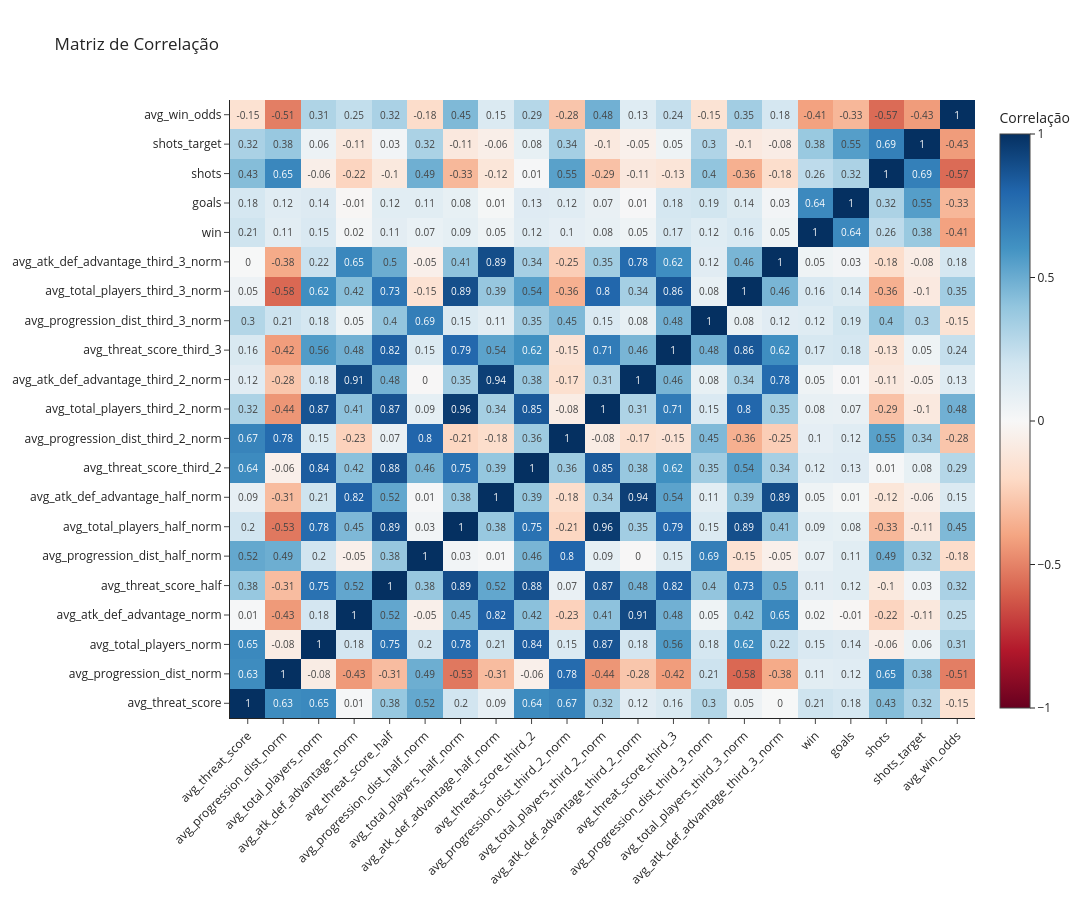
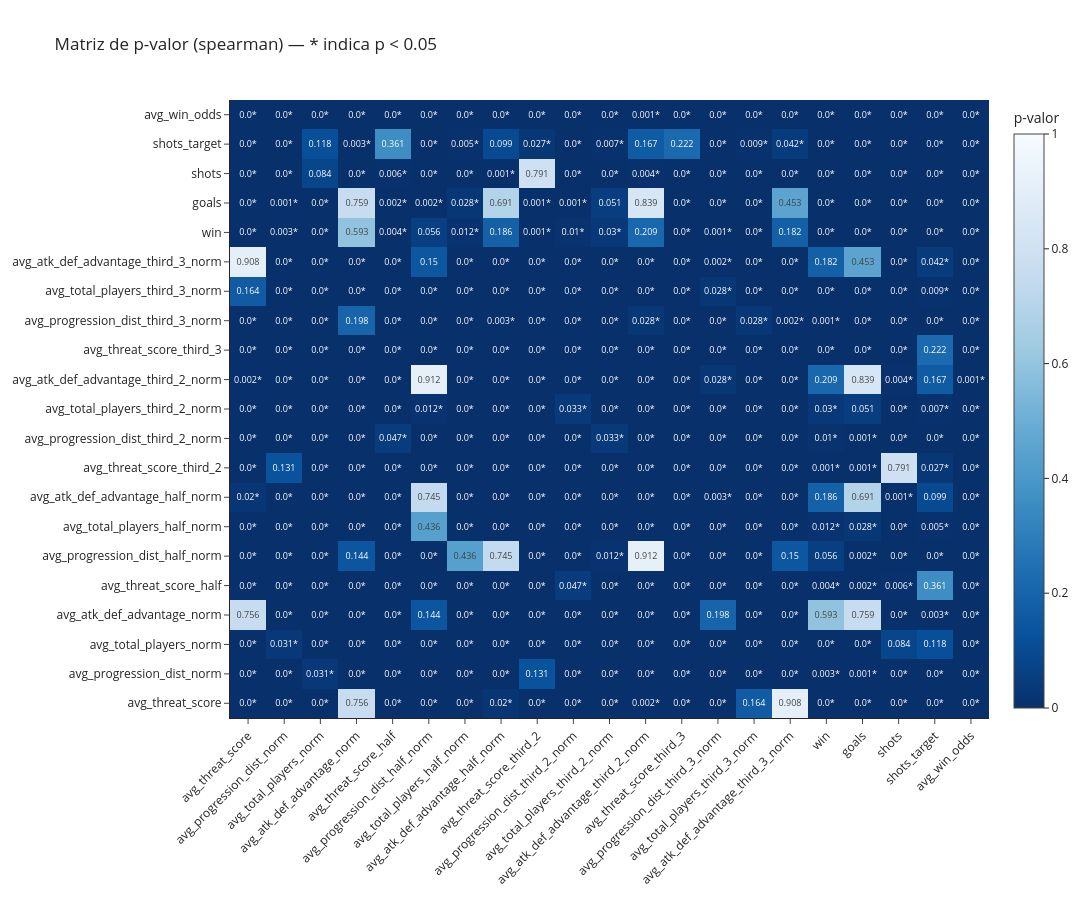

Here is the notebook cell these charts were saved with, in order:
### Markdown cell above
### 2.1. Por Time-Partida

### Code cell
group_cols = [
    "gameId",
    "competitionName",
    "season",
    "date",
    "homeTeamName",
    "opponentTeamName",
    "homeTeam"
]

# zonas do campo consideradas nas colunas geradas no target_engineering
zone_suffixes = ['', '_half', '_third_2', '_third_3']

agg_cols = []
for suffix in zone_suffixes:
    agg_cols += [
        f"threat_score{suffix}",
        f"progression_dist{suffix}_norm",
        f"total_players{suffix}_norm",
        f"atk_def_advantage{suffix}_norm"
    ]

avg_cols, df_agg = build_aggregated_df(
    df=df_threat,
    group_cols=group_cols,
    agg_cols=agg_cols,
    agg_func=F.mean,
    agg_prefix="avg"
)

df_agg = join_match_stats(
    df_agg,
    df_pl_match_stats_22_23_filtrado_mapped
)

df_team_match = (
    build_side_df(df_agg, True, avg_cols)
    .unionByName(
        build_side_df(df_agg, False, avg_cols)
    )
)

corr_cols = (
    df_team_match
    .drop(*(group_cols + ["teamName"]))
    .columns
)

df_team_match.show(5)

plot_correlation_heatmap(df_team_match, corr_cols)
plot_pvalue_heatmap(df_team_match, corr_cols)

### Figure 1 — Plotly figure (JSON) as saved in the notebook; plotly's stock layout.template omitted (floating-point values rounded to 4 significant figures; data arrays with more than 128 entries replaced by an {"elided": "..."} marker saying what was removed)
{"data": [{"colorbar": {"title": {"text": "Correlação"}}, "colorscale": [[0, "rgb(103,0,31)"], [0.1, "rgb(178,24,43)"], [0.2, "rgb(214,96,77)"], [0.3, "rgb(244,165,130)"], [0.4, "rgb(253,219,199)"], [0.5, "rgb(247,247,247)"], [0.6, "rgb(209,229,240)"], [0.7, "rgb(146,197,222)"], [0.8, "rgb(67,147,195)"], [0.9, "rgb(33,102,172)"], [1, "rgb(5,48,97)"]], "text": {"elided": "21x21 float values"}, "texttemplate": "%{text}", "type": "heatmap", "x": ["avg_threat_score", "avg_progression_dist_norm", "avg_total_players_norm", "avg_atk_def_advantage_norm", "avg_threat_score_half", "avg_progression_dist_half_norm", "avg_total_players_half_norm", "avg_atk_def_advantage_half_norm", "avg_threat_score_third_2", "avg_progression_dist_third_2_norm", "avg_total_players_third_2_norm", "avg_atk_def_advantage_third_2_norm", "avg_threat_score_third_3", "avg_progression_dist_third_3_norm", "avg_total_players_third_3_norm", "avg_atk_def_advantage_third_3_norm", "win", "goals", "shots", "shots_target", "avg_win_odds"], "y": ["avg_threat_score", "avg_progression_dist_norm", "avg_total_players_norm", "avg_atk_def_advantage_norm", "avg_threat_score_half", "avg_progression_dist_half_norm", "avg_total_players_half_norm", "avg_atk_def_advantage_half_norm", "avg_threat_score_third_2", "avg_progression_dist_third_2_norm", "avg_total_players_third_2_norm", "avg_atk_def_advantage_third_2_norm", "avg_threat_score_third_3", "avg_progression_dist_third_3_norm", "avg_total_players_third_3_norm", "avg_atk_def_advantage_third_3_norm", "win", "goals", "shots", "shots_target", "avg_win_odds"], "z": {"elided": "21x21 float values"}, "zmax": 1, "zmin": -1}], "layout": {"height": 900, "title": {"text": "Matriz de Correlação"}, "width": 1500, "xaxis": {"tickangle": -45}}}

### Figure 2 — Plotly figure (JSON) as saved in the notebook; plotly's stock layout.template omitted (floating-point values rounded to 4 significant figures; data arrays with more than 128 entries replaced by an {"elided": "..."} marker saying what was removed)
{"data": [{"colorbar": {"title": {"text": "p-valor"}}, "colorscale": [[0, "rgb(247,251,255)"], [0.125, "rgb(222,235,247)"], [0.25, "rgb(198,219,239)"], [0.375, "rgb(158,202,225)"], [0.5, "rgb(107,174,214)"], [0.625, "rgb(66,146,198)"], [0.75, "rgb(33,113,181)"], [0.875, "rgb(8,81,156)"], [1, "rgb(8,48,107)"]], "reversescale": true, "text": {"elided": "21x21 str values"}, "texttemplate": "%{text}", "type": "heatmap", "x": ["avg_threat_score", "avg_progression_dist_norm", "avg_total_players_norm", "avg_atk_def_advantage_norm", "avg_threat_score_half", "avg_progression_dist_half_norm", "avg_total_players_half_norm", "avg_atk_def_advantage_half_norm", "avg_threat_score_third_2", "avg_progression_dist_third_2_norm", "avg_total_players_third_2_norm", "avg_atk_def_advantage_third_2_norm", "avg_threat_score_third_3", "avg_progression_dist_third_3_norm", "avg_total_players_third_3_norm", "avg_atk_def_advantage_third_3_norm", "win", "goals", "shots", "shots_target", "avg_win_odds"], "y": ["avg_threat_score", "avg_progression_dist_norm", "avg_total_players_norm", "avg_atk_def_advantage_norm", "avg_threat_score_half", "avg_progression_dist_half_norm", "avg_total_players_half_norm", "avg_atk_def_advantage_half_norm", "avg_threat_score_third_2", "avg_progression_dist_third_2_norm", "avg_total_players_third_2_norm", "avg_atk_def_advantage_third_2_norm", "avg_threat_score_third_3", "avg_progression_dist_third_3_norm", "avg_total_players_third_3_norm", "avg_atk_def_advantage_third_3_norm", "win", "goals", "shots", "shots_target", "avg_win_odds"], "z": {"elided": "21x21 float values"}, "zmax": 1, "zmin": 0}], "layout": {"height": 900, "title": {"text": "Matriz de p-valor (spearman) — * indica p < 0.05"}, "width": 1500, "xaxis": {"tickangle": -45}}}
